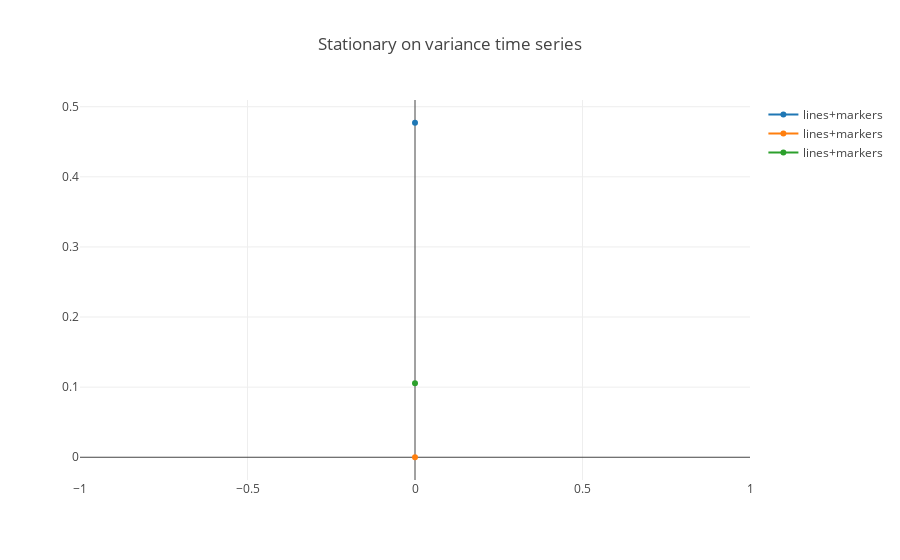

The code cell stored with this chart in its notebook:
### Code cell
# Plot to vizualized differences
trace0 = go.Scatter(
    y = Xnew[0],
    x = np.arange(0, Xnew[0].max()),
    mode = 'lines+markers',
    name = 'lines+markers'
)

trace1 = go.Scatter(
    y = Xnew[2500],
    x = np.arange(0, Xnew[0].max()),
    mode = 'lines+markers',
    name = 'lines+markers'
)

trace2 = go.Scatter(
    y = Xnew[5000],
    x = np.arange(0, Xnew[0].max()),
    mode = 'lines+markers',
    name = 'lines+markers'
)

new_data = [trace0, trace1, trace2]

layout = go.Layout(title='Stationary on variance time series', showlegend=True)
fig = go.Figure(data=new_data, layout=layout)

iplot(fig, filename='show-legend')

### Figure 1 — Plotly figure (JSON) as saved in the notebook; plotly's stock layout.template omitted (floating-point values rounded to 4 significant figures)
{"data": [{"mode": "lines+markers", "name": "lines+markers", "type": "scatter", "x": [0], "y": [0.4771, -1.845, 0.6368, -0.6368, 0.669, 0.2341, -0.07918, -0.5229, -0.4771, 0.6532, 0.4771, 0.2407, -1.195, 0.5229, 0.1761, -0.3979, 0.7659, -0.3136, 0.1498]}, {"mode": "lines+markers", "name": "lines+markers", "type": "scatter", "x": [0], "y": [0, -0.3222, 0.3222, -0.09177, -0.2762, 0.3245, -0.2788, 0.1461, 0.02996, 0.1856, -0.03951, -0.1181, 0.1761, -0.1761, -0.2041, 0.07918, -0.6021, 0.4771, 0.9488]}, {"mode": "lines+markers", "name": "lines+markers", "type": "scatter", "x": [0], "y": [0.1055, -0.3854, 0.5809, -0.6021, 0.7076, -0.2926, 0.06933, -0.7853, 0.9868, -0.324, -0.1442, 0.2877, -0.07379, -0.1883, -0.243, 0.4624, -0.6842, 1.007, -0.6884]}], "layout": {"showlegend": true, "title": "Stationary on variance time series"}}
